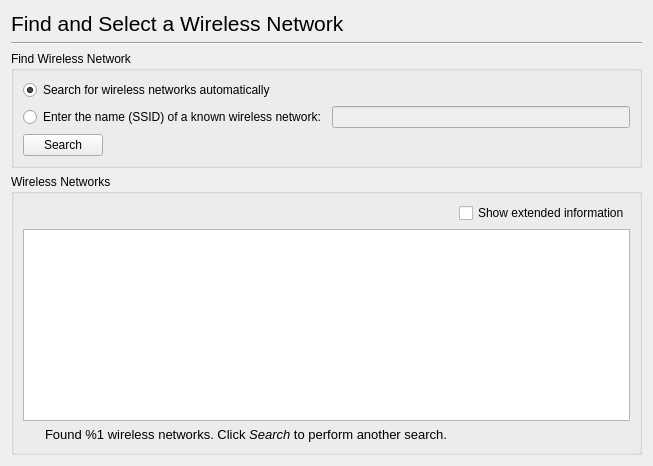
     <widget class="QWidget" name="page_3">
      <layout class="QGridLayout">
       <item row="0" column="0">
        <widget class="QLabel" name="label_5">
         <property name="font">
          <font>
           <pointsize>16</pointsize>
          </font>
         </property>
         <property name="text">
          <string>Find and Select a Wireless Network</string>
         </property>
        </widget>
       </item>
       <item row="1" column="0">
        <widget class="Line" name="line_3">
         <property name="orientation">
          <enum>Qt::Horizontal</enum>
         </property>
        </widget>
       </item>
       <item row="2" column="0">
        <widget class="QGroupBox" name="groupBox_3">
         <property name="title">
          <string>Find Wireless Network</string>
         </property>
         <layout class="QGridLayout">
          <item row="0" column="0" colspan="3">
           <widget class="QRadioButton" name="UndirectedRadioButton">
            <property name="text">
             <string>Search for wireless networks automatically</string>
            </property>
            <property name="checked">
             <bool>true</bool>
            </property>
           </widget>
          </item>
          <item row="1" column="0" colspan="2">
           <widget class="QRadioButton" name="DirectedRadioButton">
            <property name="text">
             <string>Enter the name (SSID) of a known wireless network:</string>
            </property>
           </widget>
          </item>
          <item row="1" column="2">
           <widget class="QLineEdit" name="SSIDLineEdit">
            <property name="enabled">
             <bool>false</bool>
            </property>
           </widget>
          </item>
          <item row="2" column="0">
           <widget class="QPushButton" name="SearchPushButton">
            <property name="sizePolicy">
             <sizepolicy hsizetype="Maximum" vsizetype="Fixed">
              <horstretch>0</horstretch>
              <verstretch>0</verstretch>
             </sizepolicy>
            </property>
            <property name="text">
             <string>Search</string>
            </property>
           </widget>
          </item>
          <item row="2" column="1" colspan="2">
           <spacer>
            <property name="orientation">
             <enum>Qt::Horizontal</enum>
            </property>
            <property name="sizeHint" stdset="0">
             <size>
              <width>521</width>
              <height>20</height>
             </size>
            </property>
           </spacer>
          </item>
         </layout>
        </widget>
       </item>
       <item row="3" column="0">
        <widget class="QGroupBox" name="SelectSSIDGroupBox">
         <property name="title">
          <string>Wireless Networks</string>
         </property>
         <property name="checkable">
          <bool>false</bool>
         </property>
         <layout class="QGridLayout">
          <item row="0" column="0" colspan="2">
           <spacer>
            <property name="orientation">
             <enum>Qt::Horizontal</enum>
            </property>
            <property name="sizeHint" stdset="0">
             <size>
              <width>421</width>
              <height>20</height>
             </size>
            </property>
           </spacer>
          </item>
          <item row="0" column="2">
           <widget class="QCheckBox" name="ShowExtendedCheckBox">
            <property name="sizePolicy">
             <sizepolicy hsizetype="Maximum" vsizetype="Fixed">
              <horstretch>0</horstretch>
              <verstretch>0</verstretch>
             </sizepolicy>
            </property>
            <property name="text">
             <string>Show extended information</string>
            </property>
           </widget>
          </item>
          <item row="1" column="0" colspan="3">
           <widget class="QTableWidget" name="NetworksTableWidget">
            <property name="alternatingRowColors">
             <bool>true</bool>
            </property>
            <property name="selectionMode">
             <enum>QAbstractItemView::SingleSelection</enum>
            </property>
            <property name="selectionBehavior">
             <enum>QAbstractItemView::SelectRows</enum>
            </property>
            <property name="verticalScrollMode">
             <enum>QAbstractItemView::ScrollPerItem</enum>
            </property>
            <property name="horizontalScrollMode">
             <enum>QAbstractItemView::ScrollPerPixel</enum>
            </property>
           </widget>
          </item>
          <item row="2" column="0">
           <widget class="QLabel" name="NetworksFoundIcon">
            <property name="sizePolicy">
             <sizepolicy hsizetype="Fixed" vsizetype="Fixed">
              <horstretch>0</horstretch>
              <verstretch>0</verstretch>
             </sizepolicy>
            </property>
            <property name="minimumSize">
             <size>
              <width>16</width>
              <height>16</height>
             </size>
            </property>
            <property name="maximumSize">
             <size>
              <width>16</width>
              <height>16</height>
             </size>
            </property>
            <property name="frameShape">
             <enum>QFrame::NoFrame</enum>
            </property>
            <property name="text">
             <string/>
            </property>
           </widget>
          </item>
          <item row="2" column="1" colspan="2">
           <widget class="QLabel" name="NetworksFoundLabel">
            <property name="sizePolicy">
             <sizepolicy hsizetype="Expanding" vsizetype="Preferred">
              <horstretch>1</horstretch>
              <verstretch>0</verstretch>
             </sizepolicy>
            </property>
            <property name="text">
             <string>&lt;!DOCTYPE HTML PUBLIC &quot;-//W3C//DTD HTML 4.0//EN&quot; &quot;http://www.w3.org/TR/REC-html40/strict.dtd&quot;&gt;
&lt;html&gt;&lt;head&gt;&lt;meta name=&quot;qrichtext&quot; content=&quot;1&quot; /&gt;&lt;style type=&quot;text/css&quot;&gt;
p, li { white-space: pre-wrap; }
&lt;/style&gt;&lt;/head&gt;&lt;body style=&quot; font-family:'Sans'; font-size:10pt; font-weight:400; font-style:normal;&quot;&gt;
&lt;p style=&quot; margin-top:0px; margin-bottom:0px; margin-left:0px; margin-right:0px; -qt-block-indent:0; text-indent:0px;&quot;&gt;Found %1 wireless networks. Click &lt;span style=&quot; font-style:italic;&quot;&gt;Search&lt;/span&gt; to perform another search.&lt;/p&gt;&lt;/body&gt;&lt;/html&gt;</string>
            </property>
            <property name="wordWrap">
             <bool>true</bool>
            </property>
           </widget>
          </item>
         </layout>
        </widget>
       </item>
      </layout>
     </widget>
